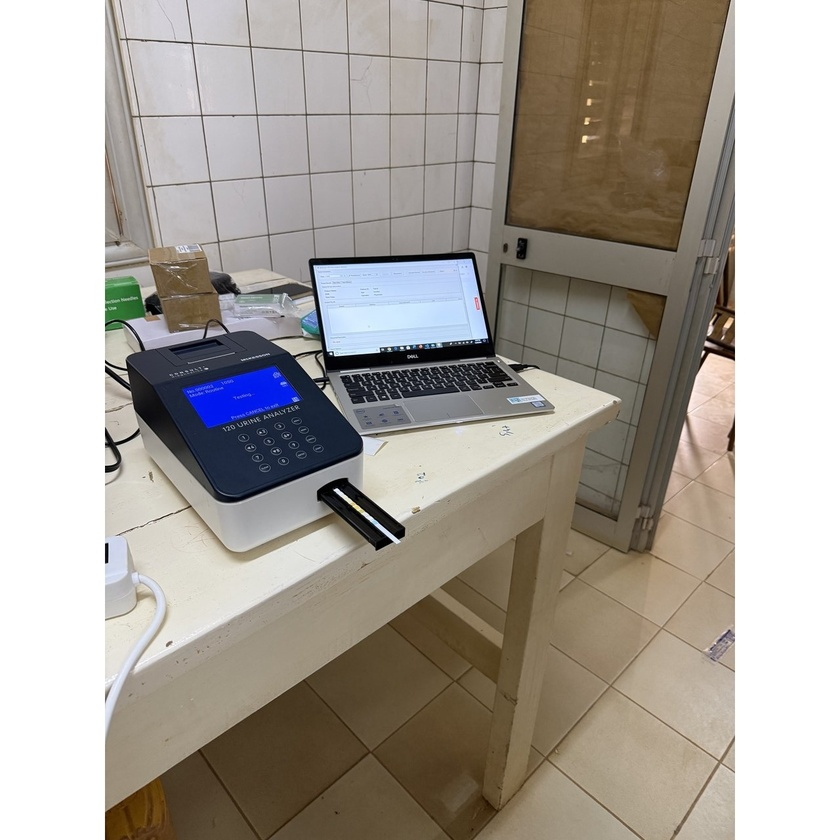
#> input picture images/Clinic/optimized_images_20260119_153152_018348/IMG_4846/IMG_4846_large.jpeg, 840 x 840 px, shrunk from 1280 x 1280 before the run; its folder holds 4 pictures in this run
$ python rotate_clinic_image.py
#> lines starting #> are read from the running program, lines starting #| are printed output that depends on the picture
#!/usr/bin/env python3
"""
Rotate the clinic image that appears sideways
"""

from PIL import Image
import os

# Path to the image that needs rotation
image_dir = 'images/Clinic/optimized_images_20260119_153152_018348/IMG_4846/'

# Rotate all sizes of this image 90 degrees clockwise (or -90 for counter-clockwise)
for filename in os.listdir(image_dir):
    if filename.endswith('.jpeg'):
        filepath = os.path.join(image_dir, filename)

        # Open image
        img = Image.open(filepath)
#> img is the input picture: PIL image 840x840 RGB; mean R, G, B 167.5, 161.3, 153.5

        # Rotate 90 degrees counter-clockwise (to fix the sideways orientation)
        rotated = img.rotate(90, expand=True)
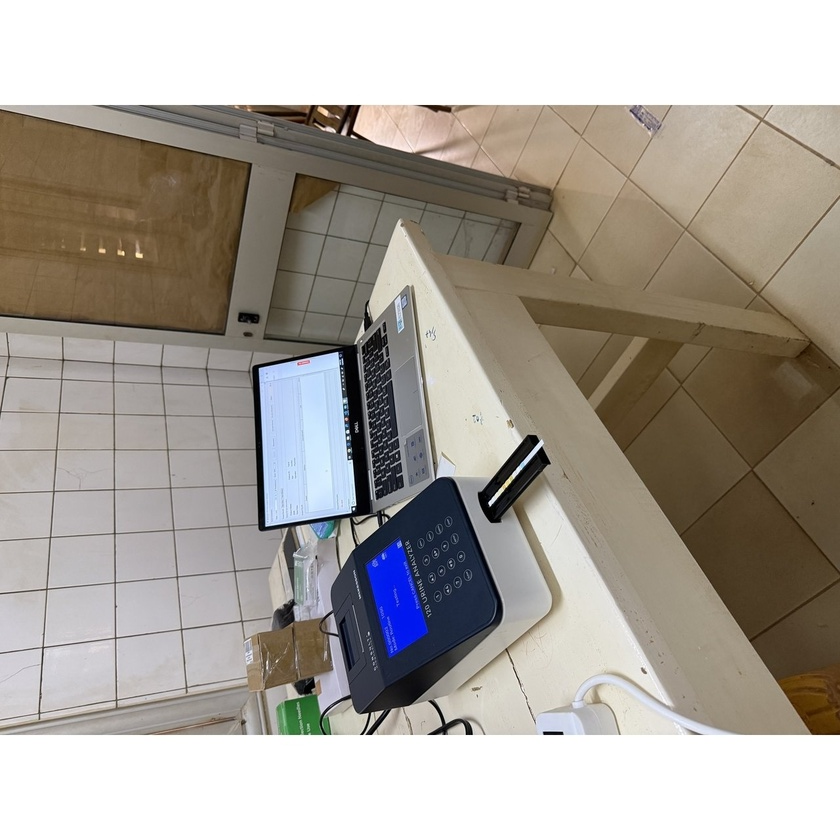
#> rotated: PIL image 840x840 RGB; mean R, G, B 167.5, 161.3, 153.5

        # Save back
        rotated.save(filepath, quality=95)
        print(f"✓ Rotated: {filename}")
#> pass 2 of the loop `for filename in os.listdir(image_dir):`:
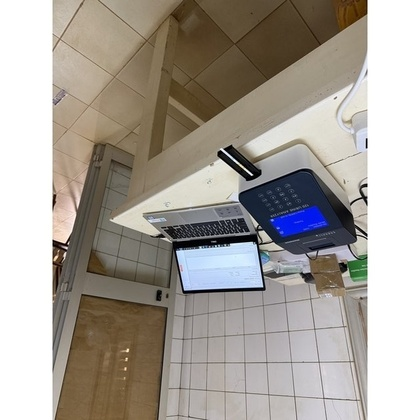
#> input picture images/Clinic/optimized_images_20260119_153152_018348/IMG_4846/IMG_4846_medium.jpeg, 420 x 420 px, shrunk from 640 x 640 before the run
#> img is the input picture: PIL image 420x420 RGB; mean R, G, B 167.5, 161.3, 153.5
#> `rotated = img.rotate(90, expand=True)`:
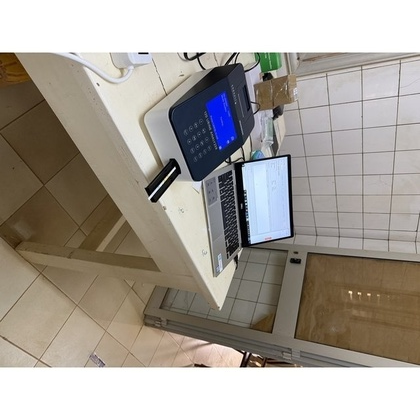
#> rotated: PIL image 420x420 RGB; mean R, G, B 167.5, 161.3, 153.5
#> pass 3 of the loop `for filename in os.listdir(image_dir):`:
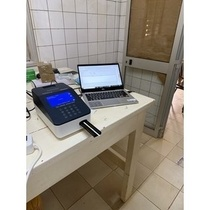
#> input picture images/Clinic/optimized_images_20260119_153152_018348/IMG_4846/IMG_4846_small.jpeg, 210 x 210 px, shrunk from 320 x 320 before the run
#> img is the input picture: PIL image 210x210 RGB; mean R, G, B 167.4, 161.2, 153.4
#> `rotated = img.rotate(90, expand=True)`:
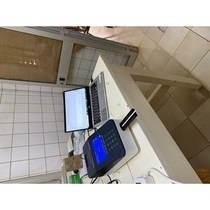
#> rotated: PIL image 210x210 RGB; mean R, G, B 167.4, 161.2, 153.4
#> the loop made 4 passes; the first 3 are shown

print("\n✅ All image sizes rotated successfully!")
